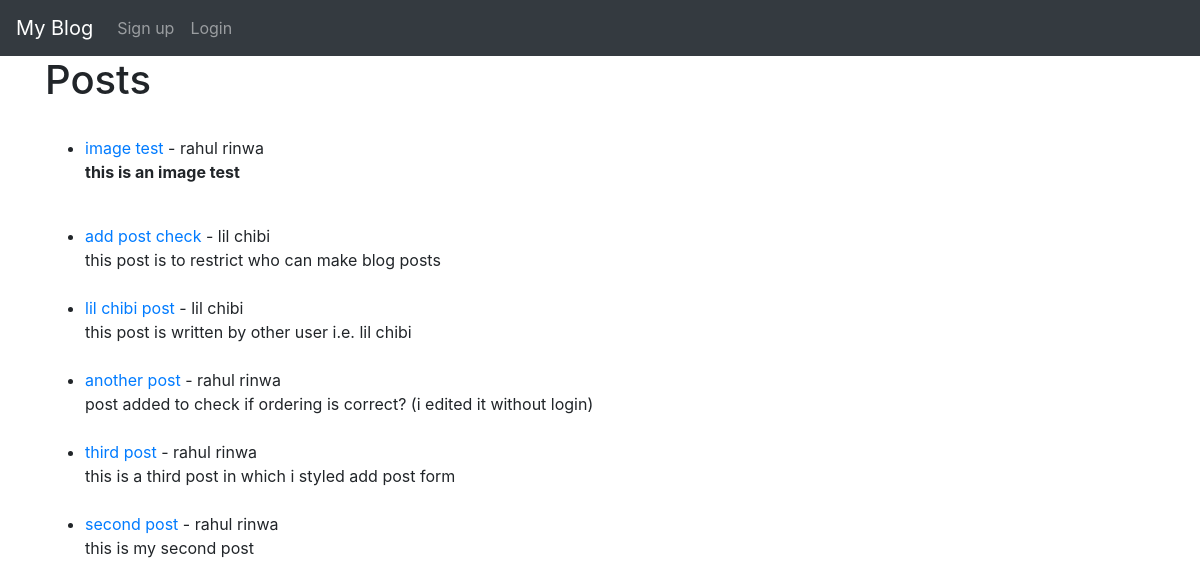
The page / on the database its author committed.
### blog_app/models.py (models this page shows, shortened)
class Post(models.Model):
    title = models.CharField(max_length=255)
    author = models.ForeignKey(User, on_delete=models.CASCADE)
    body = RichTextField(blank=True, null=True)
    post_date = models.DateField(auto_now_add=True)
    likes = models.ManyToManyField(User, related_name="blog_post")
    header_image = models.ImageField(null=True, blank=True, upload_to="images/")

### blog_app/views.py (the view)
# urls.py: path('', HomeView.as_view(), name='home'),
class HomeView(ListView):
    model = Post
    template_name = 'home.html'
    ordering = ['-id']

### templates/home.html (shortened to what this page needs)
{% extends "base.html"%}
{% block content%}
<h1>Posts</h1>
<br>
<ul>
    {% for post in object_list %}
     <li><a href="{% url 'article_detail' post.pk %}">{{ post.title }}</a> - {{ post.author.first_name }} {{ post.author.last_name }}
         <br>
        {{ post.body|safe|slice:":200" }}</li>
     <br>
    {% endfor %}
</ul>
{% endblock %}

### templates/base.html (shortened to what this page needs)
<!doctype html>
<html lang="en">
  <head>
    <link rel="stylesheet" href="https://cdn.jsdelivr.net/npm/bootstrap@4.5.3/dist/css/bootstrap.min.css">
  </head>
  <body>
    <nav class="navbar navbar-expand-lg navbar-dark bg-dark">
        <a class="navbar-brand" href="{% url 'home' %}">My Blog</a>
        <div class="collapse navbar-collapse" id="navbarSupportedContent">
          <ul class="navbar-nav mr-auto">
            {% if user.is_authenticated %}
            <li class="nav-item">
              <a class="nav-link" href="{% url 'add_post' %}">Add Post</a>
            </li>
            <li class="nav-item dropdown">
              <a class="nav-link dropdown-toggle" href="#" id="navbarDropdown" role="button" data-toggle="dropdown" aria-haspopup="true" aria-expanded="false">
                Profile
              </a>
              <div class="dropdown-menu" aria-labelledby="navbarDropdown">
                {% if user.userprofile.id %}
                <a class="dropdown-item" href="{% url 'user_profile' user.userprofile.id %}">Your Profile</a>
                <a class="dropdown-item" href="{% url 'edit_profile_page' user.userprofile.id %}">Edit Profile</a>
                {% else %}
                <a class="dropdown-item" href="{% url 'create_profile' %}">Create Profile</a>
                {% endif %}
                <a class="dropdown-item" href="{% url 'edit_profile' %}">Settings</a>
              </div>
            </li>
            <li class="nav-item">
              <a class="nav-link" href="{% url 'logout' %}">Logout</a>
            </li>
            {% else %}
            <li class="nav-item">
              <a class="nav-link" href="{% url 'signup' %}">Sign up</a>
            </li>
            <li class="nav-item">
              <a class="nav-link" href="{% url 'login' %}">Login</a>
            </li>
            {% endif %}
          </ul>
        </div>
      </nav>
    <div class="container">
        {% block content %}
        {% endblock %}
    </div>
  </body>
</html>

### rows shown on the page
Post: title "image test", author.first_name "rahul", author.last_name "rinwa", body "this is an image test"
Post: title "add post check", author.first_name "lil", author.last_name "chibi", body "this post is to restrict who can make blog posts"
Post: title "lil chibi post", author.first_name "lil", author.last_name "chibi", body "this post is written by other user i.e. lil chibi"
Post: title "another post", author.first_name "rahul", author.last_name "rinwa", body "post added to check if ordering is correct? (i edited it without login)"
Post: title "third post", author.first_name "rahul", author.last_name "rinwa", body "this is a third post in which i styled add post form"
Post: title "second post", author.first_name "rahul", author.last_name "rinwa", body "this is my second post"
